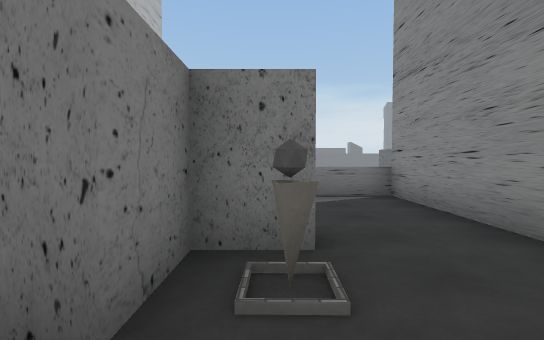
[1] (above)

20 first-person views from a walk through a scene from a Unity 3-D project. The camera is 1.5 m above the floor, tilts 2° down and sees 85° across. The floor is counted in squares, 2 m on a side. Each view is taken from the middle of a square. On the plan, view 1 faces up. The plan holds only what a view shows up to about 10 squares ahead; the rest is blank. The place goes on beyond the plan. The player is left out. Some animated figures are not drawn. Some surface patterns are stand-ins.

[2]
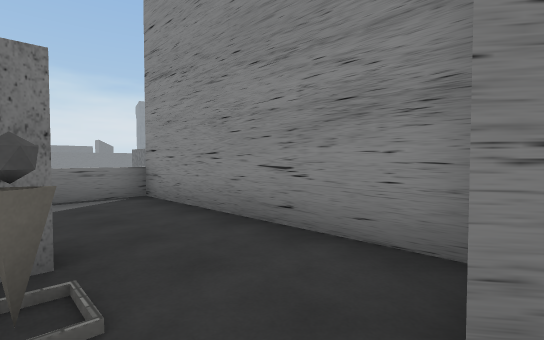

[3]
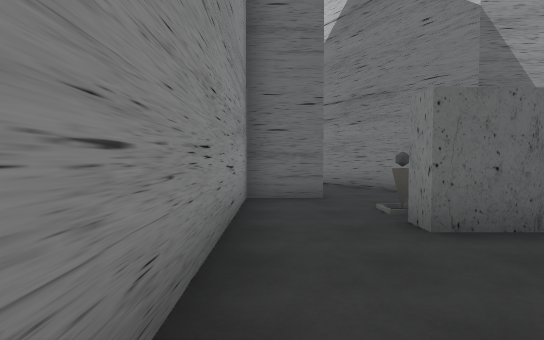

[4]
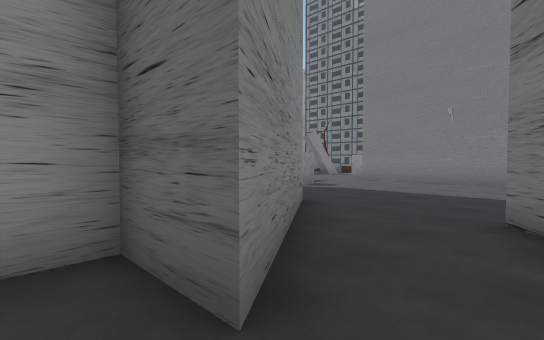

[5]
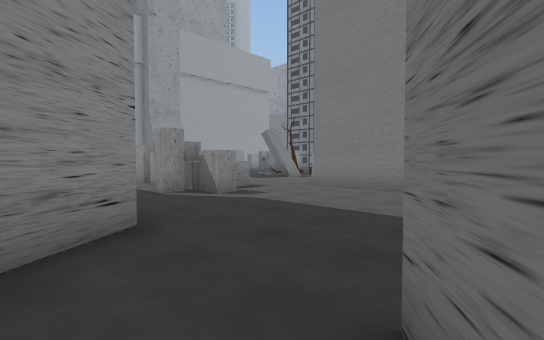

[6]
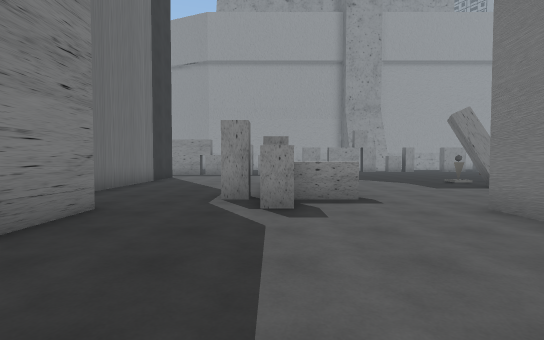

[7]
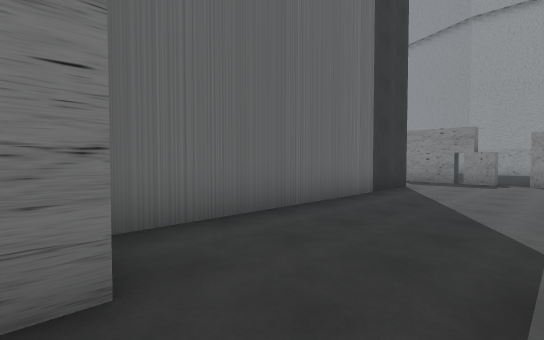

[8]
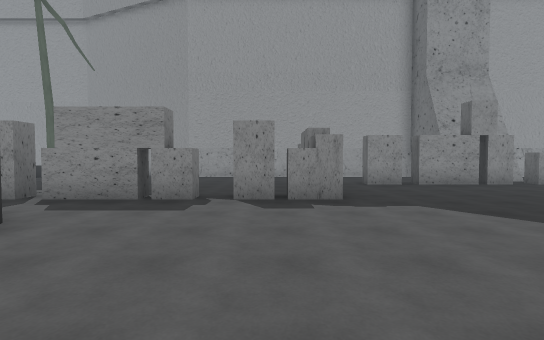

[9]
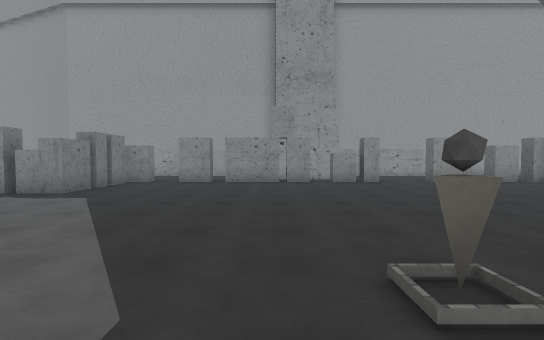

[10]
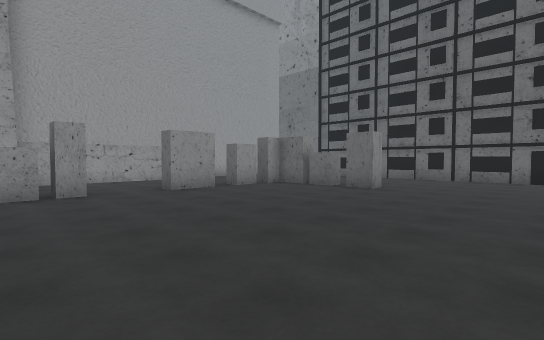

[11]
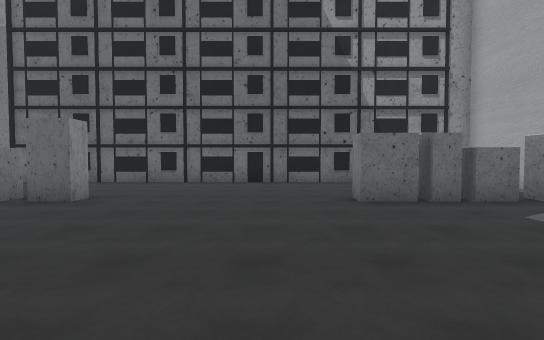

[12]
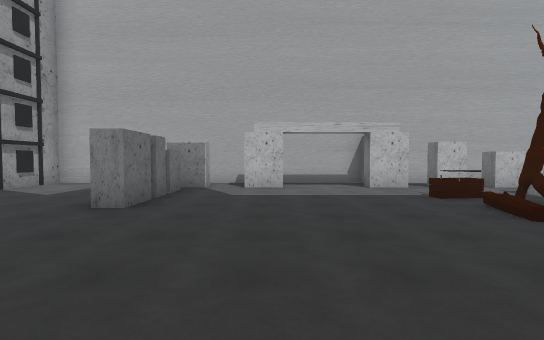

[13]
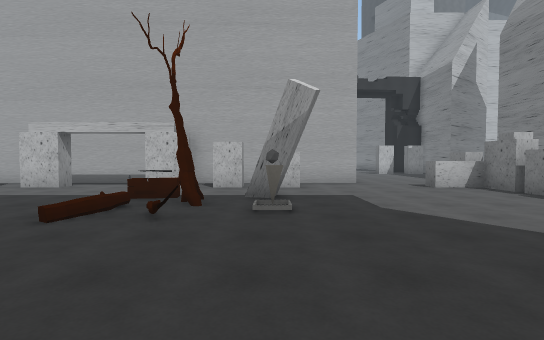

[14]
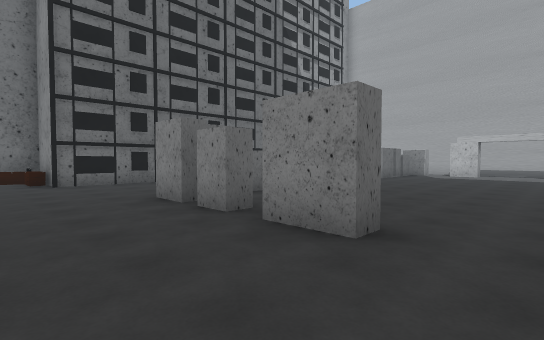

[15]
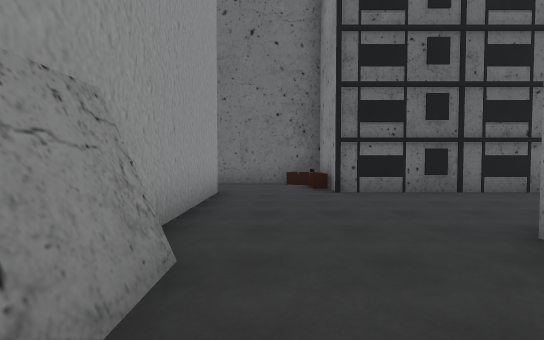

[16]
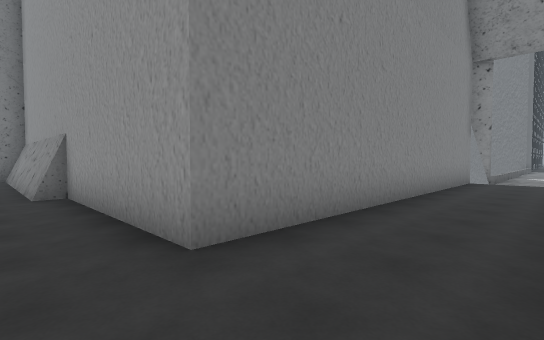

[17]
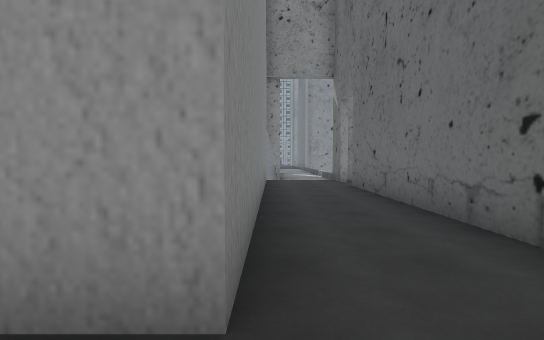

[18]
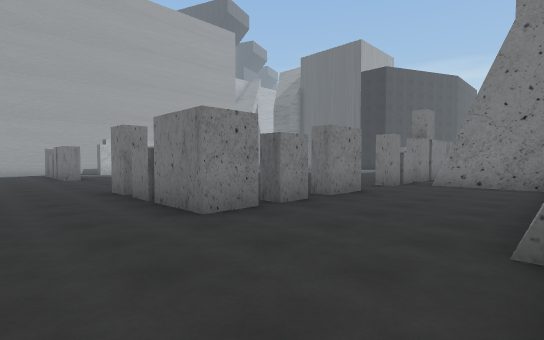

[19]
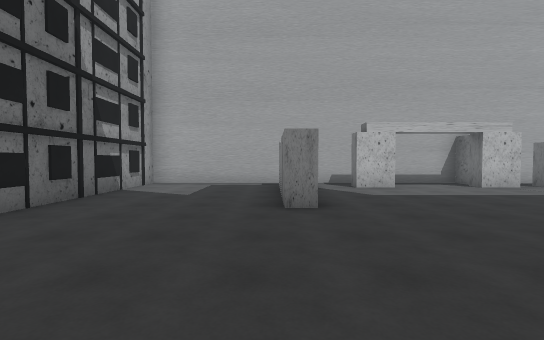

[20]
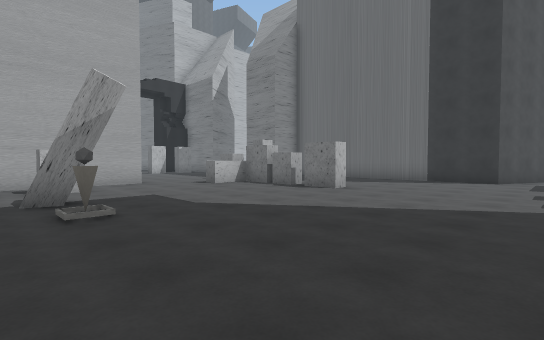

### Floor plan
Key: @ floor where view 1 was taken; # wall or solid block; x gap in a wall; . floor; ^ raised ledge; T tree; C crate; O other object.
Columns run from 1 left of view 1 to 33 right of it. Each row starts with its distance up from view 1.
  6   ..#
  5   ..#
  4  ...#
  3 ##..#
  2 #O..#
  1 #...#
  0 #@###          #.x
 -1 #..##  #########.#
 -2 #...## ..........#.
 -3 ##...##..........#...
 -4   ...................
 -5   ...............#...
 -6   .....##xx#.....#x##
 -7   ......^...........x
 -8   ..................x
 -9   ..................x
-10   #####.............#
-11       #.............x
-12       #.#.#.O.......x
-13       #.#..T........x.###
-14       #...C.........#...#
-15       ###.C.............#
-16       #.................#
-17       #.............#...#
-18       #.#...............#
-19       #.............#...#
-20       #.##x#.....#xx#...##
-21       #..................#
-22       #..................#
-23       #..................#
-24       #..................##########
-25       ################O...........#
-26                      #C............
-27                      #C.......##.#
-28                        ########

Where each view was taken, in squares from view 1:
view 1: 0 up, 0 right, facing up
view 2: 0 up, 0 right, facing up-right
view 3: 6 up, 2 right, facing down
view 4: 1 up, 0 right, facing down-right
view 5: 2 down, 0 right, facing down-right
view 6: 6 down, 1 right, facing right
view 7: 5 down, 5 right, facing up-right
view 8: 5 down, 10 right, facing right
view 9: 11 down, 9 right, facing right
view 10: 13 down, 12 right, facing down-right
view 11: 15 down, 12 right, facing down
view 12: 18 down, 15 right, facing left
view 13: 12 down, 15 right, facing left
view 14: 15 down, 22 right, facing down-left
view 15: 18 down, 22 right, facing down
view 16: 27 down, 22 right, facing up-right
view 17: 25 down, 22 right, facing right
view 18: 23 down, 23 right, facing up-left
view 19: 21 down, 15 right, facing left
view 20: 13 down, 15 right, facing up-left
